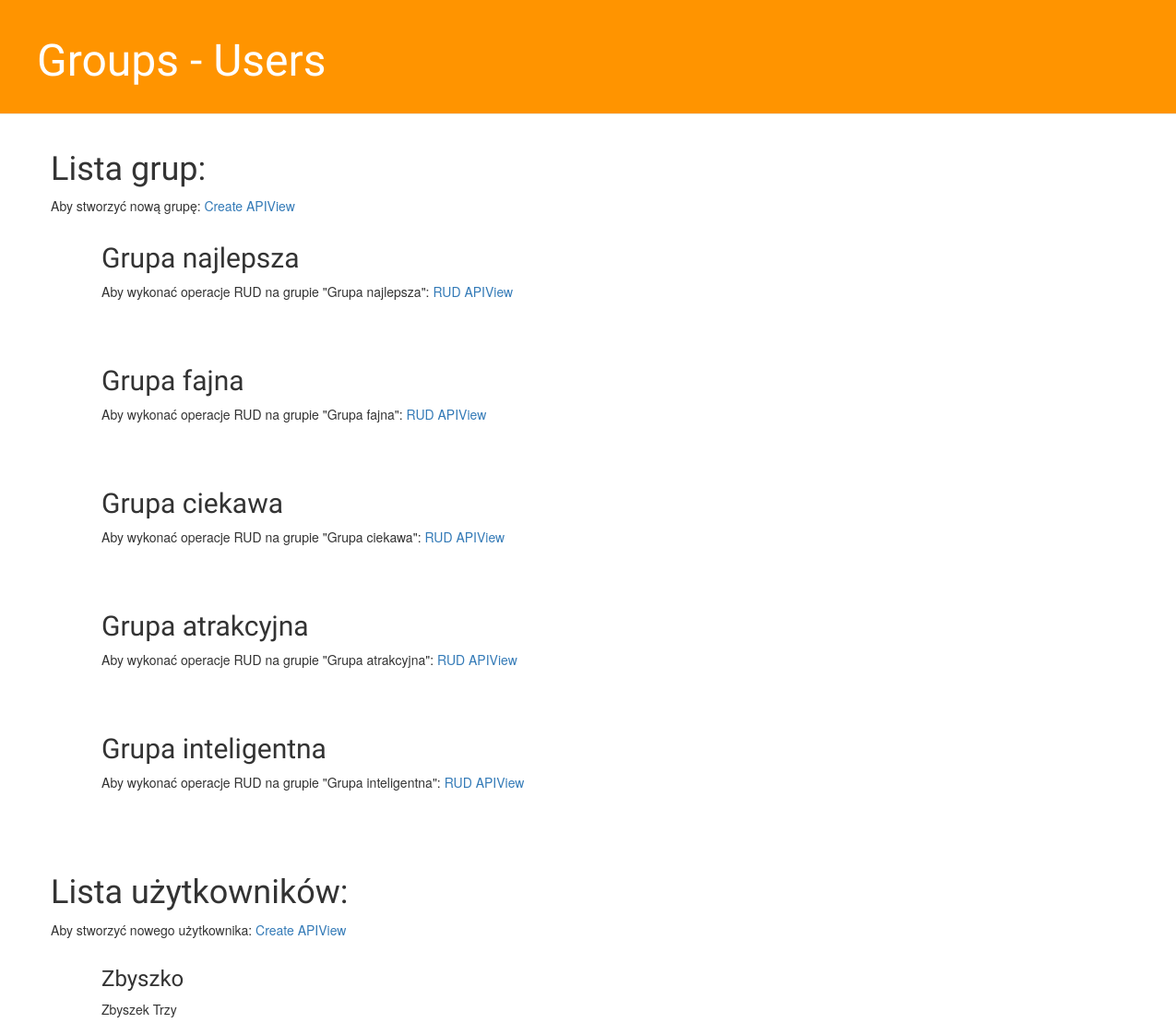
/UGlist/ (upper part), run on an earlier commit of the app's database.
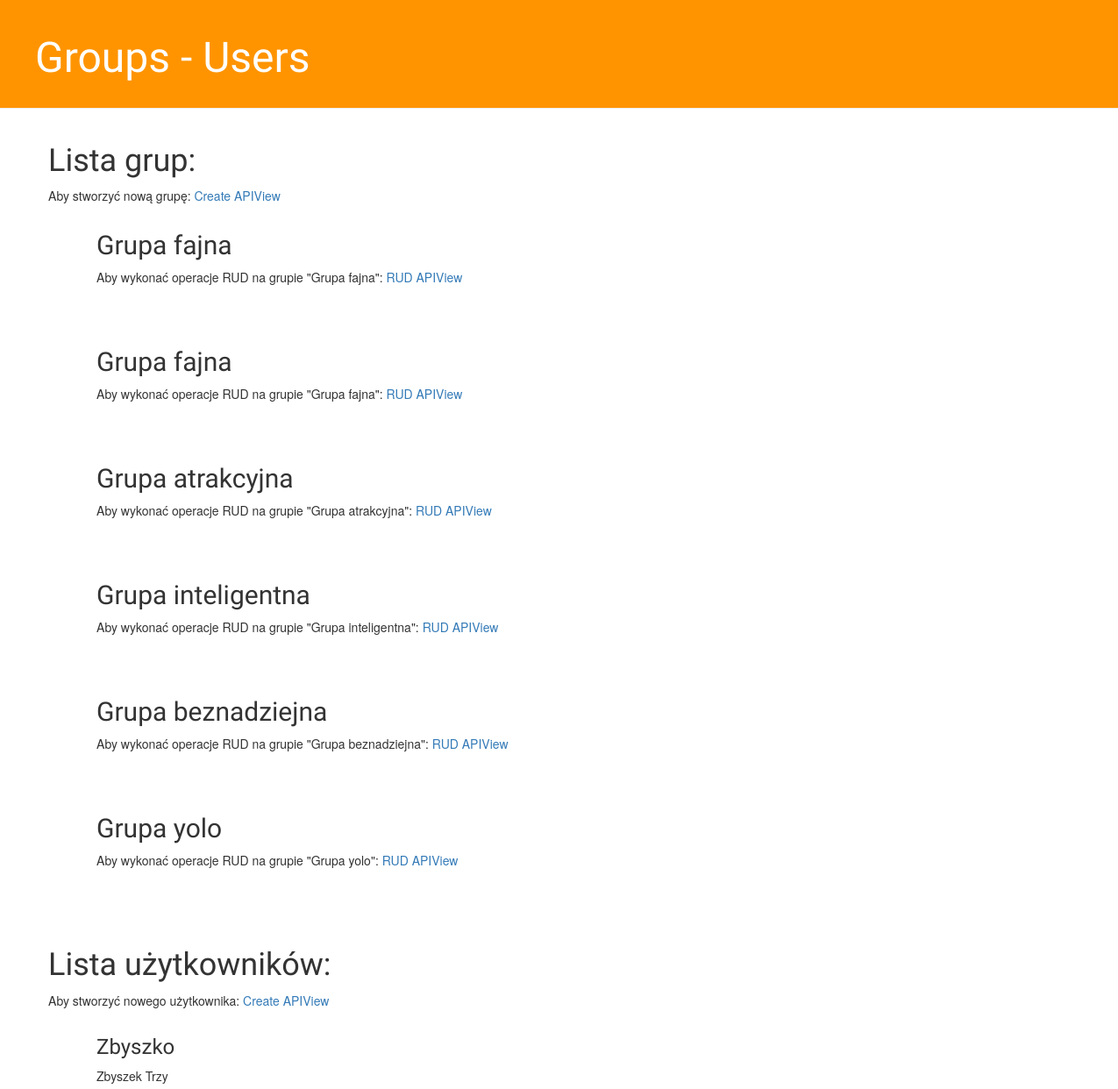
And on a later commit of the database.
### groups/models.py (models this page shows, shortened)
class Group(models.Model):
    name = models.CharField(max_length=48)

class User(models.Model):
    username = models.CharField(max_length=120)
    first_name = models.CharField(max_length=120, null=True, blank=True)
    last_name = models.CharField(max_length=120, null=True, blank=True)
    group = models.ManyToManyField(Group)

### groups/views.py (the view)
# urls.py: path('UGlist/', views.UsersGroupsList, name='UGlist'),
def UsersGroupsList(request):
    users = User.objects.all()
    groups = Group.objects.all()
    return render(request, 'groups/users_groups_list.html', {'users': users, 'groups': groups})

### groups/templates/groups/users_groups_list.html (shortened to what this page needs)
{% extends 'groups/base.html' %}
{% block content %}
        <h1>Lista grup:</h1>
    <p>Aby stworzyć nową grupę: <a href="/group">Create APIView</a><p>
    <div class="content container">
    <div class="row">
        <div class="col-md-8">
            {% for group in groups %}
                <div class="post">
                    <h2>{{ group.name }}</h2>
                    <p>Aby wykonać operacje RUD na grupie "{{group.name}}": <a href="/group/{{group.pk}}">RUD APIView</a></p>
                </div>
            {% endfor %}
        </div>
    </div>
</div>
        <h1>Lista użytkowników:</h1>
        <p>Aby stworzyć nowego użytkownika: <a href="/user">Create APIView</a><p>
        <div class="content container">
    <div class="row">
        <div class="col-md-8">
            {% for user in users %}
                <div class="post">
                    <h3>{{ user.username }}</h3>
                    <p>{% if user.first_name is not null %}{{ user.first_name }}{% endif %}
                        {% if user.last_name %}{{ user.last_name }}{% endif %}</p>
                </div>
            {% endfor %}
        </div>
    </div>
</div>
{% endblock %}

What changed in the data, as far as the page shows it:
removed Group: name "Grupa najlepsza"
changed Group (number 2 of 6 on the later page): name "Grupa ciekawa" → "Grupa fajna"
added Group: name "Grupa beznadziejna"
added Group: name "Grupa yolo"
